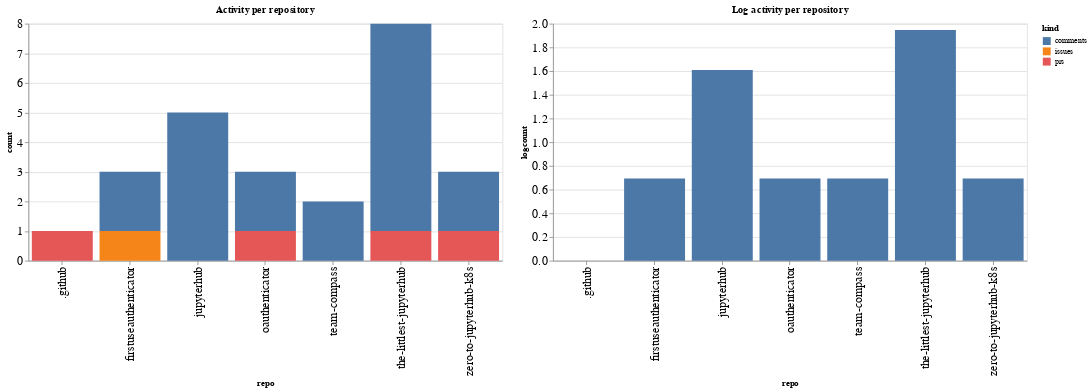

Source (notebook cell):
### Code cell
ch1 = alt.Chart(repo_summaries, width=600, title="Activity per repository").mark_bar().encode(
    x='repo',
    y='count',
    color='kind',
    tooltip="kind"
)

ch2 = alt.Chart(repo_summaries, width=600, title="Log activity per repository").mark_bar().encode(
    x='repo',
    y='logcount',
    color='kind',
    tooltip="kind"
)

ch1 | ch2

### Figure 1 — Vega-Lite specification as saved in the notebook (floating-point values rounded to 4 significant figures)
{"config": {"axisLeft": {"labelFontSize": 15}, "axisBottom": {"labelFontSize": 15}}, "hconcat": [{"mark": "bar", "encoding": {"color": {"type": "nominal", "field": "kind"}, "tooltip": {"type": "nominal", "field": "kind"}, "x": {"type": "nominal", "field": "repo"}, "y": {"type": "quantitative", "field": "count"}}, "title": "Activity per repository", "width": 600}, {"mark": "bar", "encoding": {"color": {"type": "nominal", "field": "kind"}, "tooltip": {"type": "nominal", "field": "kind"}, "x": {"type": "nominal", "field": "repo"}, "y": {"type": "quantitative", "field": "logcount"}}, "title": "Log activity per repository", "width": 600}], "data": {"name": "data-88182abcd515e09197e8d5226f996a8e"}, "$schema": "https://vega.github.io/schema/vega-lite/v4.8.1.json", "datasets": {"data-88182abcd515e09197e8d5226f996a8e": [{"repo": ".github", "kind": "prs", "count": 1, "logcount": 0.0}, {"repo": "firstuseauthenticator", "kind": "comments", "count": 2, "logcount": 0.6931}, {"repo": "firstuseauthenticator", "kind": "issues", "count": 1, "logcount": 0.0}, {"repo": "jupyterhub", "kind": "comments", "count": 5, "logcount": 1.609}, {"repo": "oauthenticator", "kind": "comments", "count": 2, "logcount": 0.6931}, {"repo": "oauthenticator", "kind": "prs", "count": 1, "logcount": 0.0}, {"repo": "team-compass", "kind": "comments", "count": 2, "logcount": 0.6931}, {"repo": "the-littlest-jupyterhub", "kind": "comments", "count": 7, "logcount": 1.946}, {"repo": "the-littlest-jupyterhub", "kind": "prs", "count": 1, "logcount": 0.0}, {"repo": "zero-to-jupyterhub-k8s", "kind": "comments", "count": 2, "logcount": 0.6931}, {"repo": "zero-to-jupyterhub-k8s", "kind": "prs", "count": 1, "logcount": 0.0}]}}
